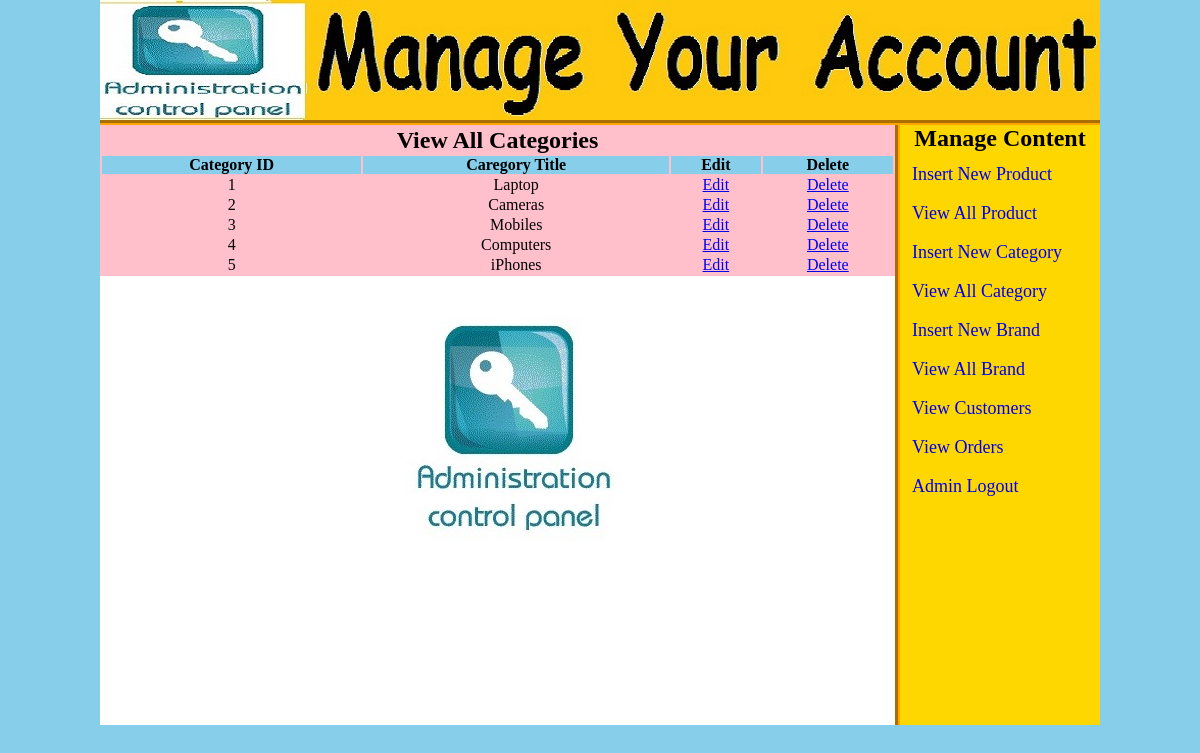
The app's page /admin_area/index.php?view_cats (signed in) with its own data.
### tables this page shows
CREATE TABLE `categories` (
  `cat_id` int(100) NOT NULL,
  `cat_title` text NOT NULL
);

### admin_area/view_cats.php (the view)
<?php
	if(!isset($_SESSION['user_email']))
	{
		echo "<script>window.open('login.php?not_admin=You are not an admin!','_self')</script>";
	}
	else
	{
?>
<table width="795" align="center" bgcolor="pink">
	<tr align="center">
		<td colspan="6"><h2>View All Categories</h2></td>
	</tr>
	<tr align="center" bgcolor="skyblue">
		<th>Category ID</th>
		<th>Caregory Title</th>
		<th>Edit</th>
		<th>Delete</th>
	</tr>
	<?php
		include("includes/db.php");
		$get_cat="select * from categories";
		$run_cat=mysqli_query($con,$get_cat);
		$i=0;
		while($row_cat=mysqli_fetch_array($run_cat))
		{
			$cat_id=$row_cat['cat_id'];
			$cat_title=$row_cat['cat_title'];
			$i++;
	?>
	<tr align="center">
		<td><?php echo $i;?></td>
		<td><?php echo $cat_title;?></td>
		<td><a href="index.php?edit_cat=<?php echo $cat_id;?>">Edit</a></td>
		<td><a href="delete_cat.php?delete_cat=<?php echo $cat_id;?>">Delete</a></td>
	</tr>
		<?php } ?>
</table>
	<?php } ?>

### admin_area/styles/style.css (style rules this page uses)
html, body, div, span, applet, object, iframe, h1, h2, h3, h4, h5, h6, p, blockquote, pre, a, abbr, acronym, address, big, cite, code, del, dfn, em, img, ins, kbd, q, s, samp, small, strike, strong, sub, sup, tt, var, b, u, i, center, dl, dt, dd, ol, ul, li, fieldset, form, label, legend, table, caption, tbody, tfoot, thead, tr, th, td, article, aside, canvas, details, embed, figure, figcaption, footer, header, hgroup, menu, nav, output, ruby, section, summary, time, mark, audio, video { margin: 0; padding: 0; border: 0; vertical-align: baseline; }
body { background:skyblue; }

### records on screen
categories: cat_title "Laptop"
categories: cat_title "Cameras"
categories: cat_title "Mobiles"
categories: cat_title "Computers"
categories: cat_title "iPhones"
